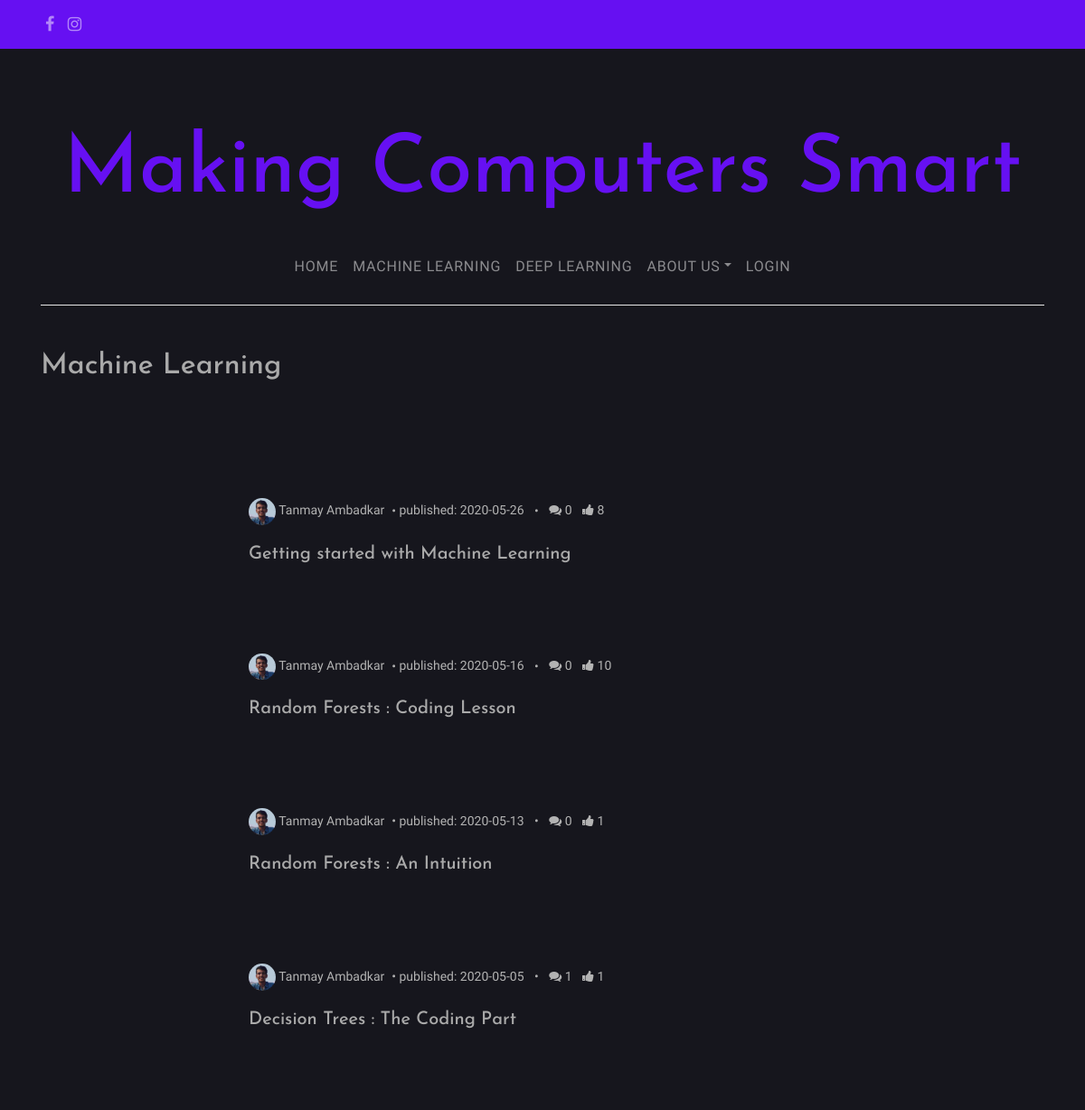
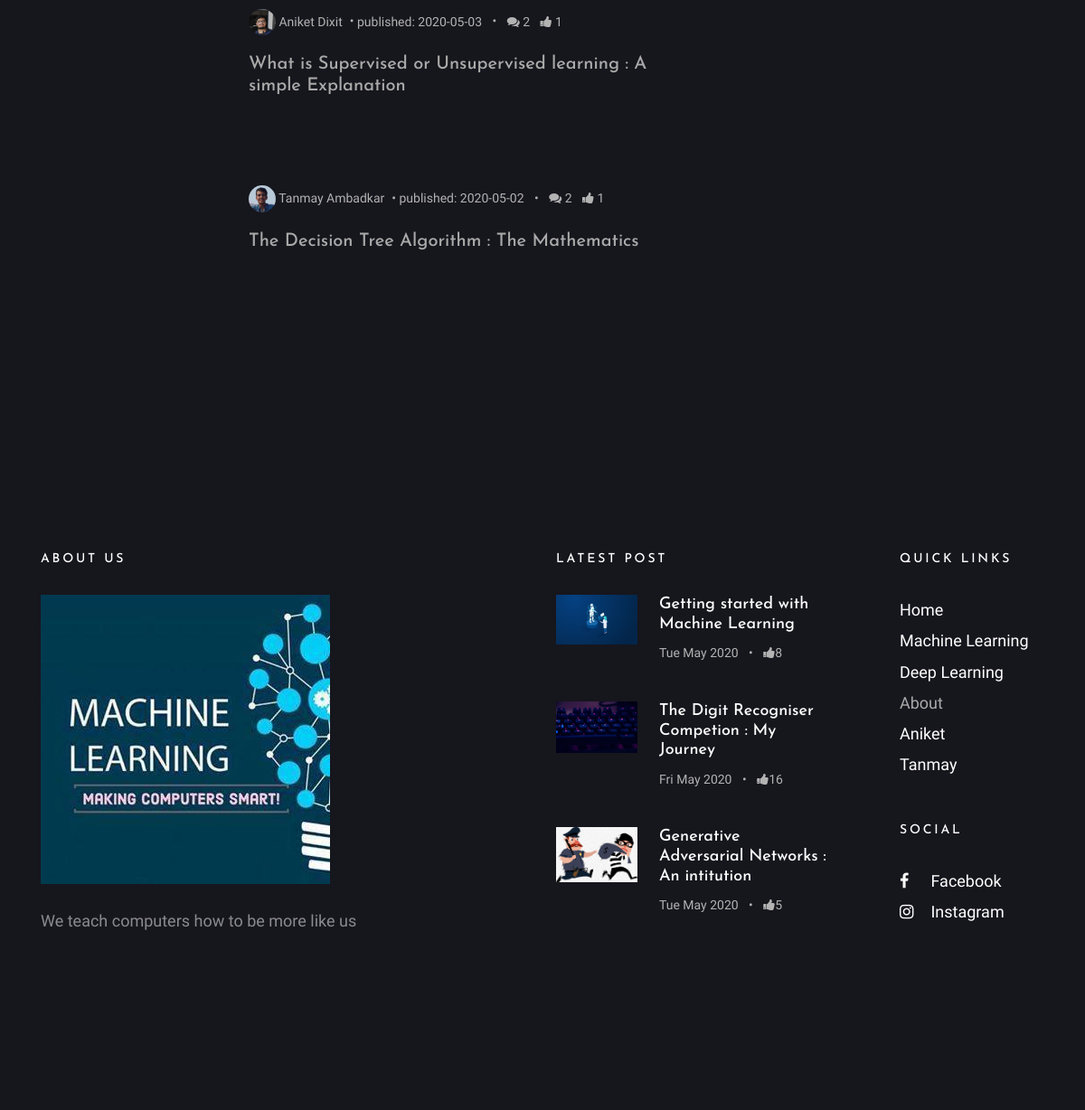
/posts/ML/, run on the app's committed database (2 pictures, top to bottom).
### blog/models.py (models this page shows, shortened)
class Post(models.Model):
    types = (
        ('D', 'Deep Learning'),
        ('M', 'Machine Learning'),
    )
    author = models.ForeignKey('UserProfileInfo', on_delete = models.CASCADE)
    title = models.CharField(max_length = 200)
    cover_img = models.ImageField(upload_to = 'cover_image', blank = True)
    text = models.TextField()
    created_date = models.DateTimeField(default = timezone.now)
    published_date = models.DateTimeField(blank = True, null = True)
    type = models.CharField(max_length = 1, choices = types, blank = True)
    def approve_comments(self):
        return self.comments.filter(approved_comment=True)
    def get_total_likes(self):
        return self.likes.users.count()

class UserProfileInfo(models.Model):
    user = models.OneToOneField(User, on_delete= models.CASCADE)
    profile_img = models.ImageField(upload_to = 'profile_pics', blank = True)
    cover_image = models.ImageField(upload_to = 'cover_profile_img', blank = True)
    description = models.TextField(blank = True)
    writeup = models.TextField(blank = True)
    instagram = models.URLField(blank = True)
    facebook = models.URLField(blank = True)
    github = models.URLField(blank = True)
    linkedin = models.URLField(blank = True)
    email = models.EmailField(blank = True)

class Like(models.Model):
    post = models.OneToOneField(Post, related_name = 'likes', on_delete=models.CASCADE)
    users = models.ManyToManyField(User, related_name='requirement_post_likes')
    created_at = models.DateTimeField(auto_now_add=True)
    updated_at = models.DateTimeField(auto_now=True)

### blog/views.py (the view)
# urls.py: path('posts/ML/', PostListView_ML.as_view(), name = 'post_list_ML'),
class PostListView_ML(TemplateView, TemplateResponseMixin):
    template_name = 'post_list_ML.html'
    def get_context_data(self, **kwargs):
         context = super(PostListView_ML, self).get_context_data(**kwargs)
         context['posts'] = Post.objects.filter(type__startswith = 'M').order_by('-published_date')
         context['topthree'] = Post.objects.filter(published_date__lte = timezone.now()).order_by('-published_date')[:3]
         return context

### blog/templates/blog/post_list_ML.html (shortened to what this page needs)
{% extends "blog/base.html" %}
{% block content %}
<section class="site-section pt-5">
  <div class="container">
    <div class="row mb-4">
      <div class="col-md-6">
        <h2 class="mb-4">Machine Learning</h2>
      </div>
    </div>
    <div class="row blog-entries">
      <div class="col-md-12 col-lg-8 main-content">
        <div class="row mb-5 mt-5">
          <div class="col-md-12">
              {% for post in posts %}
		{% if post.published_date %}
              <div class="post-entry-horzontal">
                <a href="{% url 'post_detail' pk=post.pk %}">
                  <span class="text">
                    <div class="post-meta">
                      <span class="author mr-2"><img src="/media/{{post.author.profile_img}}" alt="Colorlib">  {{post.author.user.first_name}} {{post.author.user.last_name}}</span>&bullet;
                      <span class="mr-2">published: {{post.published_date|date:"Y-m-d"}}</span> &bullet;
                      <span class="ml-2"><span class="fa fa-comments"></span> {{post.approve_comments.count}}</span>
		      <span class="ml-2"><span class="fa fa-thumbs-up"></span> {{post.get_total_likes}}</span>
                    </div>
                    <h2>{{ post.title }}</h2>
                  </span>
                </a>
              </div>
		{% endif %}
              {% endfor %}
          </div>
        </div>
      </div>
    </div>
  </div>
</section>
{% endblock %}
{% block footerblock %}
    {% for post in topthree %}
    <ul>
      <li>
        <a href="{% url 'post_detail' pk=post.pk %}">
          <img src="/media/{{post.cover_img}}" alt="Image placeholder" class="mr-4">
          <div class="text">
            <h4>{{post.title}}</h4>
            <div class="post-meta">
              <span class="mr-2">{{ post.published_date|date:"D M Y"}} </span> &bullet;
              <span class="ml-2"><span class="fa fa-thumbs-up"></span>{{post.get_total_likes}}</span>
            </div>
          </div>
        </a>
      </li>
    </ul>
    {% endfor %}
{% endblock  %}

### static/css/style.css (style rules this page uses)
body { background: black; font-family: "Inconsolata", SFMono-Regular, Menlo, Monaco, Consolas, "Liberation Mono", "Courier New", monospace; font-weight: 300; font-size: 18px; line-height: 1.9; color: #aaaaaa; }
a { -webkit-transition: .3s all ease; -o-transition: .3s all ease; transition: .3s all ease; text-decoration: none; }
h1, h2, h3, h4, h5 { color: #aaa; font-family: "Josefin Sans", -apple-system, BlinkMacSystemFont, "Segoe UI", Roboto, "Helvetica Neue", Arial, sans-serif, "Apple Color Emoji", "Segoe UI Emoji", "Segoe UI Symbol", "Noto Color Emoji"; }
.site-section { padding: 7em 0; }
.blog-entries .post-meta { margin-bottom: 20px; font-size: 14px; color: #b3b3b3; }
.blog-entries .post-meta .author img { width: 30px; border-radius: 50%; display: inline-block; }
.post-entry-horzontal { margin-bottom: 30px; }
.post-entry-horzontal a { overflow: hidden; display: table; position: relative; top: 0; -webkit-transition: .1s all ease; -o-transition: .1s all ease; transition: .1s all ease; }
.post-entry-horzontal a .image, .post-entry-horzontal a .text { display: table-cell; vertical-align: middle; }
.post-entry-horzontal a .text { padding: 30px; width: calc(100 - 200px); border-left: none; }
.post-entry-horzontal a .text h2 { font-size: 20px; }
.post-entry-sidebar .post-meta { font-size: 14px; color: #b3b3b3; }
.post-entry-sidebar ul { padding: 0; margin: 0; }
.post-entry-sidebar ul li { list-style: none; padding: 0 0 20px 0; margin: 0 0 20px 0; }
.post-entry-sidebar ul li a { display: table; }
.post-entry-sidebar ul li a img { width: 90px; }
.post-entry-sidebar ul li a img, .post-entry-sidebar ul li a .text { display: table-cell; vertical-align: middle; }
.post-entry-sidebar ul li a .text h4 { font-size: 18px; }
.site-footer .post-entry-sidebar ul li a h4 { color: #fff; }
.site-footer a { color: #fff; }

### data on the page
Post: author.profile_img (picture), author.user.first_name "Tanmay", author.user.last_name "Ambadkar", published_date "2020-05-26", approve_comments.count "0", get_total_likes "8", title "Getting started with Machine Learning", cover_img (picture), published_date "Tue May 2020"
Post: author.profile_img (picture), author.user.first_name "Tanmay", author.user.last_name "Ambadkar", published_date "2020-05-16", approve_comments.count "0", get_total_likes "10", title "Random Forests : Coding Lesson"
Post: author.profile_img (picture), author.user.first_name "Tanmay", author.user.last_name "Ambadkar", published_date "2020-05-13", approve_comments.count "0", get_total_likes "1", title "Random Forests : An Intuition"
Post: author.profile_img (picture), author.user.first_name "Tanmay", author.user.last_name "Ambadkar", published_date "2020-05-05", approve_comments.count "1", get_total_likes "1", title "Decision Trees : The Coding Part"
Post: author.profile_img (picture), author.user.first_name "Aniket", author.user.last_name "Dixit", published_date "2020-05-03", approve_comments.count "2", get_total_likes "1", title "What is Supervised or Unsupervised learning : A simple Explanation"
Post: author.profile_img (picture), author.user.first_name "Tanmay", author.user.last_name "Ambadkar", published_date "2020-05-02", approve_comments.count "2", get_total_likes "1", title "The Decision Tree Algorithm : The Mathematics"
Post: cover_img (picture), title "The Digit Recogniser Competion : My Journey", published_date "Fri May 2020", get_total_likes "16"
Post: cover_img (picture), title "Generative Adversarial Networks : An intitution", published_date "Tue May 2020", get_total_likes "5"
